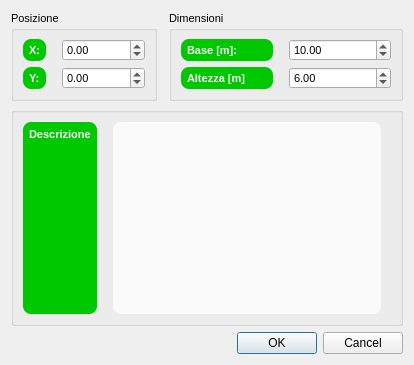
<?xml version="1.0" encoding="UTF-8"?>
<ui version="4.0">
 <class>FootprintDialog</class>
 <widget class="QDialog" name="FootprintDialog">
  <property name="geometry">
   <rect>
    <x>0</x>
    <y>0</y>
    <width>414</width>
    <height>365</height>
   </rect>
  </property>
  <property name="font">
   <font>
    <pointsize>8</pointsize>
   </font>
  </property>
  <property name="windowTitle">
   <string>Modifica ingombro</string>
  </property>
  <property name="styleSheet">
   <string notr="true">QDoubleSpinBox{background: none}</string>
  </property>
  <layout class="QGridLayout" name="gridLayout_3">
   <item row="3" column="2">
    <widget class="QDialogButtonBox" name="buttonBox">
     <property name="font">
      <font>
       <pointsize>8</pointsize>
      </font>
     </property>
     <property name="orientation">
      <enum>Qt::Horizontal</enum>
     </property>
     <property name="standardButtons">
      <set>QDialogButtonBox::Cancel|QDialogButtonBox::Ok</set>
     </property>
    </widget>
   </item>
   <item row="2" column="0" colspan="3">
    <widget class="QGroupBox" name="groupBox_3">
     <property name="title">
      <string/>
     </property>
     <layout class="QGridLayout" name="gridLayout_2">
      <item row="0" column="0">
       <widget class="QLabel" name="label_3">
        <property name="font">
         <font>
          <pointsize>8</pointsize>
          <weight>75</weight>
          <bold>true</bold>
         </font>
        </property>
        <property name="styleSheet">
         <string notr="true">QLabel {background-color: #00c800}
QLabel {color: #fafafa}
QLabel {border: 0px solid grey}
QLabel {border-radius: 8px}
QLabel {padding: 3px}
QLabel {margin-right: 10px}</string>
        </property>
        <property name="text">
         <string>Descrizione</string>
        </property>
        <property name="alignment">
         <set>Qt::AlignLeading|Qt::AlignLeft|Qt::AlignTop</set>
        </property>
       </widget>
      </item>
      <item row="0" column="1">
       <widget class="QTextEdit" name="descriptionTextEdit">
        <property name="font">
         <font>
          <pointsize>8</pointsize>
         </font>
        </property>
        <property name="styleSheet">
         <string notr="true">QTextEdit {background-color: #fafafa}
QTextEdit {color: #000000}
QTextEdit {border: 0px solid grey}
QTextEdit {border-radius: 8px}
QTextEdit {padding: 3px}
QTextEdit {margin-right: 10px}</string>
        </property>
       </widget>
      </item>
     </layout>
    </widget>
   </item>
   <item row="0" column="2">
    <widget class="QGroupBox" name="groupBox_2">
     <property name="font">
      <font>
       <pointsize>8</pointsize>
      </font>
     </property>
     <property name="title">
      <string>Dimensioni</string>
     </property>
     <layout class="QGridLayout" name="gridLayout">
      <item row="1" column="1">
       <widget class="QLabel" name="label_5">
        <property name="font">
         <font>
          <pointsize>8</pointsize>
          <weight>75</weight>
          <bold>true</bold>
         </font>
        </property>
        <property name="styleSheet">
         <string notr="true">QLabel {background-color: #00c800}
QLabel {color: #fafafa}
QLabel {border: 0px solid grey}
QLabel {border-radius: 8px}
QLabel {padding: 3px}
QLabel {margin-right: 10px}</string>
        </property>
        <property name="text">
         <string>Altezza [m]</string>
        </property>
       </widget>
      </item>
      <item row="0" column="1">
       <widget class="QLabel" name="label_4">
        <property name="font">
         <font>
          <pointsize>8</pointsize>
          <weight>75</weight>
          <bold>true</bold>
         </font>
        </property>
        <property name="styleSheet">
         <string notr="true">QLabel {background-color: #00c800}
QLabel {color: #fafafa}
QLabel {border: 0px solid grey}
QLabel {border-radius: 8px}
QLabel {padding: 3px}
QLabel {margin-right: 10px}</string>
        </property>
        <property name="text">
         <string>Base [m]:</string>
        </property>
       </widget>
      </item>
      <item row="1" column="2">
       <widget class="QDoubleSpinBox" name="heightSpinBox">
        <property name="font">
         <font>
          <pointsize>8</pointsize>
         </font>
        </property>
        <property name="styleSheet">
         <string notr="true">QDoubleSpinBox {color: #000000}</string>
        </property>
        <property name="minimum">
         <double>0.000000000000000</double>
        </property>
        <property name="maximum">
         <double>10000.000000000000000</double>
        </property>
        <property name="singleStep">
         <double>0.100000000000000</double>
        </property>
        <property name="value">
         <double>6.000000000000000</double>
        </property>
       </widget>
      </item>
      <item row="0" column="2">
       <widget class="QDoubleSpinBox" name="widthSpinBox">
        <property name="font">
         <font>
          <pointsize>8</pointsize>
         </font>
        </property>
        <property name="styleSheet">
         <string notr="true">QDoubleSpinBox {color: #000000}</string>
        </property>
        <property name="minimum">
         <double>0.000000000000000</double>
        </property>
        <property name="maximum">
         <double>10000.000000000000000</double>
        </property>
        <property name="singleStep">
         <double>0.100000000000000</double>
        </property>
        <property name="value">
         <double>10.000000000000000</double>
        </property>
       </widget>
      </item>
     </layout>
    </widget>
   </item>
   <item row="0" column="0">
    <widget class="QGroupBox" name="groupBox">
     <property name="font">
      <font>
       <pointsize>8</pointsize>
      </font>
     </property>
     <property name="title">
      <string>Posizione</string>
     </property>
     <layout class="QGridLayout" name="gridLayout_4">
      <item row="1" column="1">
       <widget class="QDoubleSpinBox" name="xSpinBox">
        <property name="font">
         <font>
          <pointsize>8</pointsize>
         </font>
        </property>
        <property name="styleSheet">
         <string notr="true">QDoubleSpinBox {color: #000000}</string>
        </property>
        <property name="minimum">
         <double>-1000000.000000000000000</double>
        </property>
        <property name="maximum">
         <double>1000000.000000000000000</double>
        </property>
        <property name="singleStep">
         <double>0.100000000000000</double>
        </property>
        <property name="value">
         <double>0.000000000000000</double>
        </property>
       </widget>
      </item>
      <item row="2" column="0">
       <widget class="QLabel" name="label_2">
        <property name="font">
         <font>
          <pointsize>8</pointsize>
          <weight>75</weight>
          <bold>true</bold>
         </font>
        </property>
        <property name="styleSheet">
         <string notr="true">QLabel {background-color: #00c800}
QLabel {color: #fafafa}
QLabel {border: 0px solid grey}
QLabel {border-radius: 8px}
QLabel {padding: 3px}
QLabel {margin-right: 10px}</string>
        </property>
        <property name="text">
         <string>Y:</string>
        </property>
       </widget>
      </item>
      <item row="2" column="1">
       <widget class="QDoubleSpinBox" name="ySpinBox">
        <property name="font">
         <font>
          <pointsize>8</pointsize>
         </font>
        </property>
        <property name="styleSheet">
         <string notr="true">QDoubleSpinBox {color: #000000}</string>
        </property>
        <property name="minimum">
         <double>-99.989999999999995</double>
        </property>
        <property name="singleStep">
         <double>0.100000000000000</double>
        </property>
        <property name="value">
         <double>0.000000000000000</double>
        </property>
       </widget>
      </item>
      <item row="1" column="0">
       <widget class="QLabel" name="label">
        <property name="font">
         <font>
          <pointsize>8</pointsize>
          <weight>75</weight>
          <bold>true</bold>
         </font>
        </property>
        <property name="styleSheet">
         <string notr="true">QLabel {background-color: #00c800}
QLabel {color: #fafafa}
QLabel {border: 0px solid grey}
QLabel {border-radius: 8px}
QLabel {padding: 3px}
QLabel {margin-right: 10px}</string>
        </property>
        <property name="text">
         <string>X:</string>
        </property>
       </widget>
      </item>
     </layout>
    </widget>
   </item>
  </layout>
 </widget>
 <resources/>
 <connections>
  <connection>
   <sender>buttonBox</sender>
   <signal>accepted()</signal>
   <receiver>FootprintDialog</receiver>
   <slot>accept()</slot>
   <hints>
    <hint type="sourcelabel">
     <x>248</x>
     <y>254</y>
    </hint>
    <hint type="destinationlabel">
     <x>157</x>
     <y>274</y>
    </hint>
   </hints>
  </connection>
  <connection>
   <sender>buttonBox</sender>
   <signal>rejected()</signal>
   <receiver>FootprintDialog</receiver>
   <slot>reject()</slot>
   <hints>
    <hint type="sourcelabel">
     <x>316</x>
     <y>260</y>
    </hint>
    <hint type="destinationlabel">
     <x>286</x>
     <y>274</y>
    </hint>
   </hints>
  </connection>
 </connections>
</ui>
